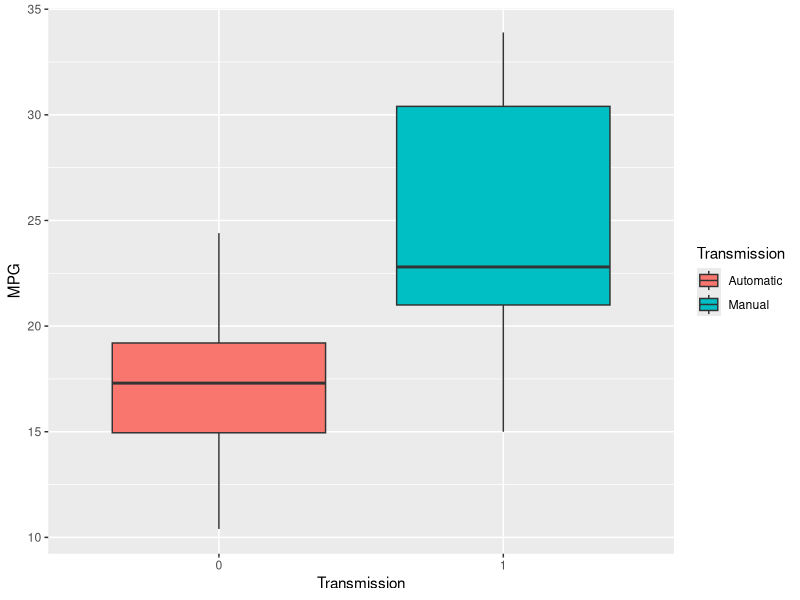
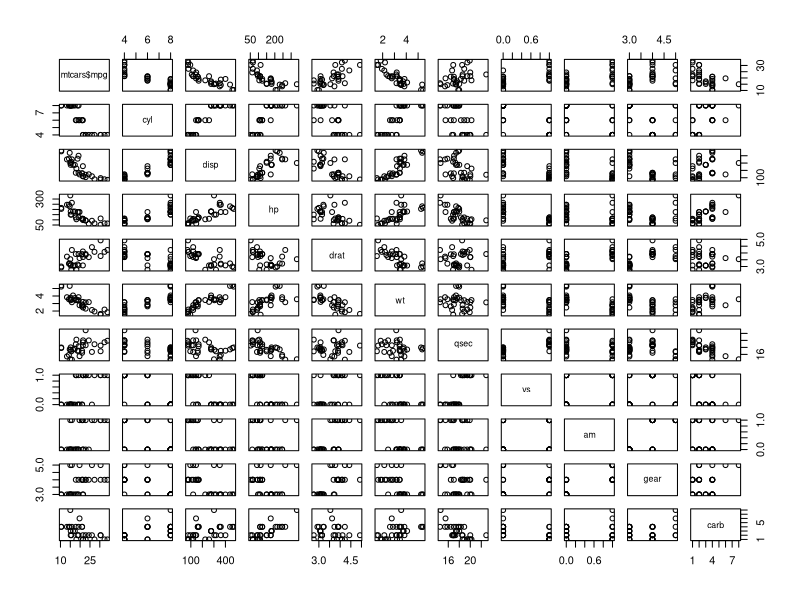

R code for these plots, in order:
## ---- chunk 1
knitr::opts_chunk$set(echo = TRUE)
## ---- chunk 2
library(dplyr)
library(ggplot2)
## ---- chunk 3
str(mtcars)
## ---- chunk 4
summary(mtcars$mpg)
## ---- chunk 5
group_by(mtcars,am) %>% summarise(mean(mpg),sd(mpg)) %>% as.data.frame()
## ---- chunk 6
ggplot(mtcars,aes(x=factor(mtcars$am),y=mtcars$mpg,fill=factor(mtcars$am))) +
  geom_boxplot()+ 
  scale_fill_discrete(name = "Transmission", labels = c("Automatic", "Manual"))+
  xlab("Transmission") + ylab("MPG")
## ---- chunk 7
mtcarsAutomatic <- mtcars[mtcars$am==0,]

mtcarsManual <- mtcars[mtcars$am==1,]

t.test(mtcarsAutomatic$mpg,mtcarsManual$mpg,paired = FALSE)
## ---- chunk 8
pairs(mtcars$mpg ~ .,data=mtcars)
## ---- chunk 9
correlation <- as.data.frame(cor(mtcars$cyl,mtcars$disp))
correlation <-as.data.frame(rbind(correlation,cor(mtcars$cyl,mtcars$disp)))
correlation <- as.data.frame(rbind(correlation, cor(mtcars$cyl,mtcars$hp)))
correlation <- as.data.frame(rbind(correlation,cor(mtcars$cyl,mtcars$wt)))
correlation <- as.data.frame(rbind(correlation,cor(mtcars$qsec,mtcars$drat)))
names(correlation) <- "Correlation"
correlation
## ---- chunk 10
fit1 <- lm(mpg~factor(am),mtcars)
CoefFit1 <- summary(fit1)$coef
summary(fit1)
## ---- chunk 11
fit2 <- lm(mpg~factor(am)+cyl-1,mtcars)
CoefFit2 <- summary(fit2)$coef
summary(fit2)
## ---- chunk 12
anova(fit1,fit2)
